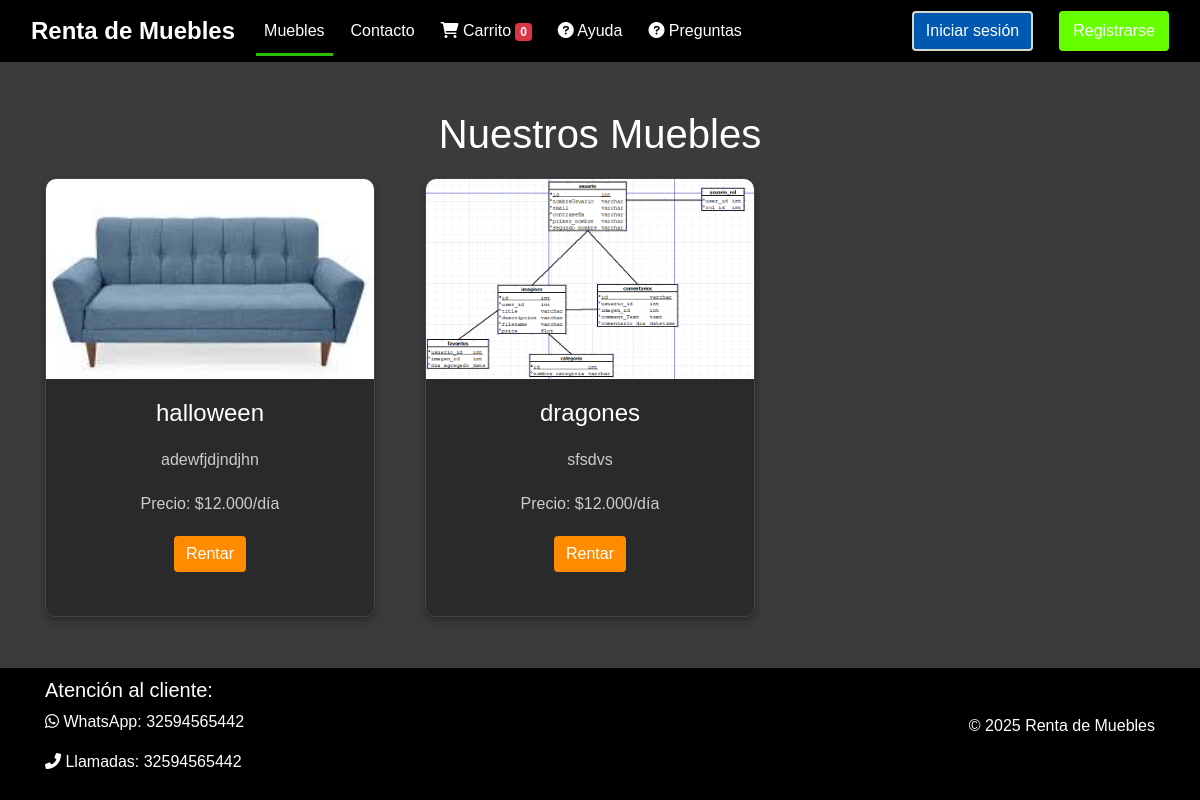
Screenshot of /muebles/ with the database file from the repository.
### muebles/models.py (models this page shows, shortened)
class Mueble(models.Model):
    nombre = models.CharField(max_length=100)
    descripcion = models.TextField()
    precio_diario = models.IntegerField(default=0)
    imagen = models.ImageField(upload_to='muebles/')
    propietario = models.ForeignKey(Propietario, on_delete=models.CASCADE)

### muebles/views.py (the view)
# urls.py: path('muebles/', views.muebles_list, name='muebles'),
def muebles_list(request):
    muebles = Mueble.objects.all()
    return render(request, 'muebles/mueble/muebles_list.html', {'muebles': muebles})

### muebles/templates/muebles/mueble/muebles_list.html (shortened to what this page needs)
{% extends 'muebles/barnav.html' %}
{% load static %}
{% block contenedor %}
<h1>Nuestros Muebles</h1>
<div class="row">
    {% for mueble in muebles %}
    <div class="col-md-4">
        <div class="card mb-4">
            <img src="{{ mueble.imagen.url }}" class="card-img-top" alt="{{ mueble.nombre }}">
            <div class="card-body">
                <h5 class="card-title">{{ mueble.nombre }}</h5>
                <p class="card-text">{{ mueble.descripcion }}</p>
                <p class="card-text">Precio: ${{ mueble.precio_diario  }}/día</p>
                <a href="{% url 'rentar_mueble' mueble.id %}" class="btn btn-primary">Rentar</a>
            </div>
        </div>
    </div>
    {% endfor %}
</div>
{% endblock %}

### muebles/static/muebles/css/style.css (style rules this page uses)
body { font-family: Arial, sans-serif; background-color: #3b3b3b; color: #ffffff; margin: 0; padding: 0; position: relative; min-height: 100vh; padding-bottom: 60px; box-sizing: border-box; }
.card { background-color: #2a2a2a; border: 1px solid #444; border-radius: 10px; box-shadow: 0 4px 8px rgba(0, 0, 0, 0.3); transition: transform 0.3s ease, box-shadow 0.3s ease; }
.card-img-top { border-radius: 10px 10px 0 0; }
.card-body { padding: 20px; }
.card-title { color: #ffffff; font-size: 1.5rem; }
.card-text { color: #cccccc; }
.btn-primary { background-color: #ff8c00; border: none; transition: background-color 0.3s ease; }
.content h1, .content p { margin: 20px auto; }

### muebles/static/muebles/css/muebles.css (style rules this page uses)
body { position: relative; min-height: 100vh; padding-bottom: 60px; box-sizing: border-box; }
.card { width: 100%; height: 100%; display: flex; flex-direction: column; justify-content: space-between; }
.card-img-top { width: 100%; height: 200px; object-fit: cover; }
.row { display: flex; flex-wrap: wrap; gap: 20px; justify-content: flex-start; }
.col-md-4 { flex: 0 0 calc(33.333% - 20px); box-sizing: border-box; margin-bottom: 20px; }

### rows the page displays
Mueble: imagen (picture), nombre "halloween", descripcion "adewfjdjndjhn"
Mueble: imagen (picture), nombre "dragones", descripcion "sfsdvs"
